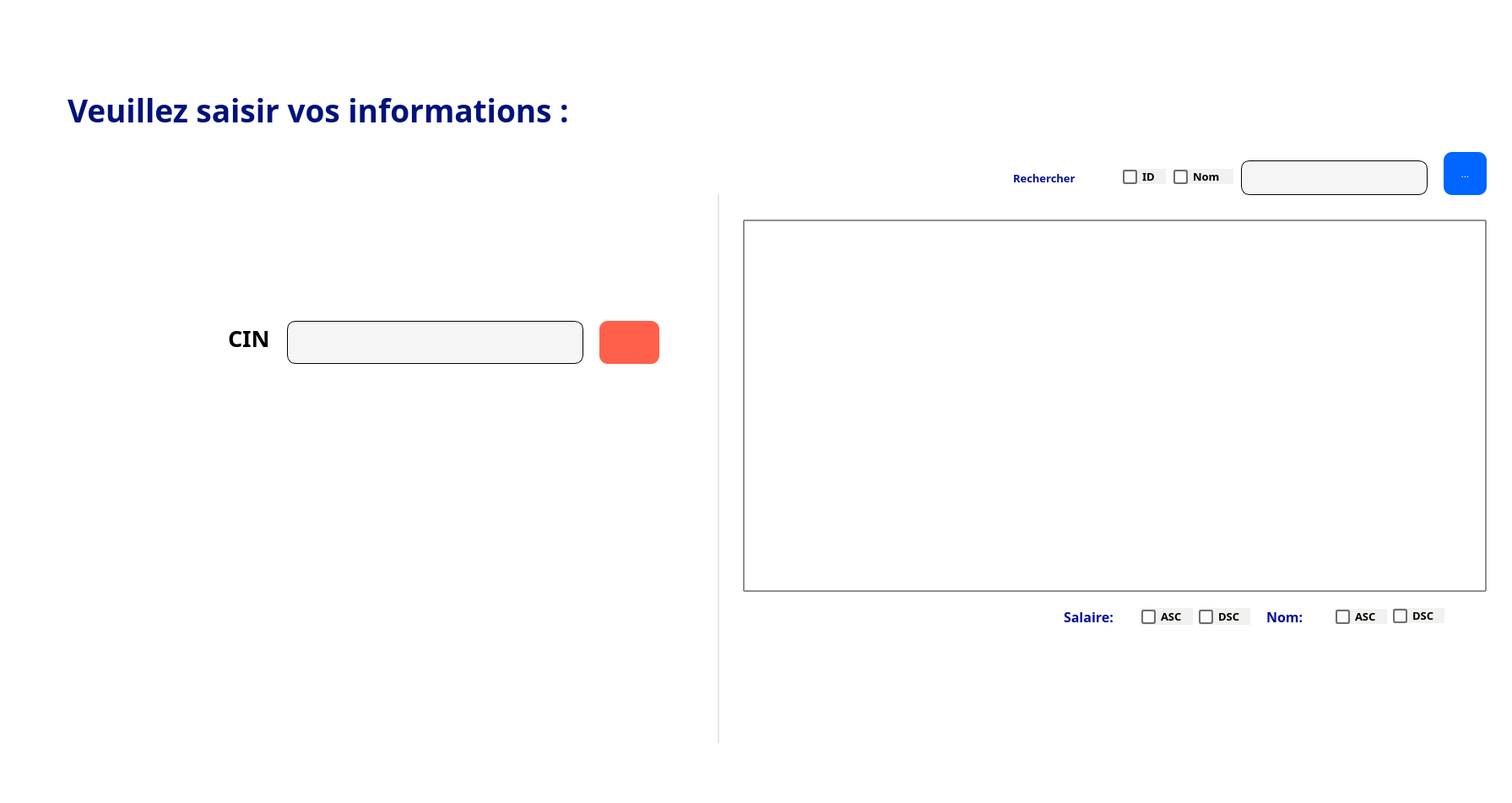
   <widget class="QFrame" name="frame_8">
    <property name="geometry">
     <rect>
      <x>-50</x>
      <y>360</y>
      <width>1791</width>
      <height>951</height>
     </rect>
    </property>
    <property name="font">
     <font>
      <family>Segoe UI Semibold</family>
      <pointsize>10</pointsize>
      <bold>true</bold>
     </font>
    </property>
    <property name="styleSheet">
     <string notr="true">border-radius:18px;
background:white;
</string>
    </property>
    <property name="frameShape">
     <enum>QFrame::StyledPanel</enum>
    </property>
    <property name="frameShadow">
     <enum>QFrame::Raised</enum>
    </property>
    <widget class="Line" name="line_4">
     <property name="geometry">
      <rect>
       <x>850</x>
       <y>230</y>
       <width>2</width>
       <height>650</height>
      </rect>
     </property>
     <property name="font">
      <font>
       <pointsize>2</pointsize>
      </font>
     </property>
     <property name="styleSheet">
      <string notr="true">background:rgb(231, 231, 231);</string>
     </property>
     <property name="orientation">
      <enum>Qt::Vertical</enum>
     </property>
    </widget>
    <widget class="QTableView" name="t_affichage">
     <property name="geometry">
      <rect>
       <x>880</x>
       <y>260</y>
       <width>881</width>
       <height>441</height>
      </rect>
     </property>
     <property name="styleSheet">
      <string notr="true">QTableView{border: 2px solid rgb(144, 144, 144);
border-radius:1px}

QScrollBar:horizontal {
background-color: #e0e0e0;
height: 10px;
border: none;
 margin: 1px;
border-radius:5px;
}
                                   QScrollBar::handle:horizontal {
                                   background-color:rgb(111, 169, 255);
                                   min-width: 14px;
border-radius:10px;
                                   }
                                   QScrollBar::add-line:horizontal {
                                   border: none;
                                   background-color: rgb(42, 92, 255);
                                   width: 0px;
                                  subcontrol-position: right;
                                  subcontrol-origin: margin;
border-radius:10px;
                                   }
                                   QScrollBar::sub-line:horizontal {
                                   border: none;
                                   background-color: rgb(224, 224, 224);
                                   width: 0px;
                                   subcontrol-position: left;
                                   subcontrol-origin: margin;
border-radius:10px;
                                   }
                                   QScrollBar::add-page:horizontal, QScrollBar::sub-page:horizontal {
                                   background-color: none;
border-radius:10px;
                                   }</string>
     </property>
    </widget>
    <widget class="QPushButton" name="pb_supprimer">
     <property name="geometry">
      <rect>
       <x>710</x>
       <y>380</y>
       <width>71</width>
       <height>51</height>
      </rect>
     </property>
     <property name="cursor">
      <cursorShape>PointingHandCursor</cursorShape>
     </property>
     <property name="styleSheet">
      <string notr="true">QPushButton::hover {
     background: rgb(203, 76, 59);
color:white;
border-radius: 10px;
 }

QPushButton {
    background:rgb(255, 96, 75);
   color:white;
    border-radius: 10px;
 }


</string>
     </property>
     <property name="text">
      <string/>
     </property>
     <property name="icon">
      <iconset>
       <normaloff>:/icon/icons/icons8-delete-trash-24.png</normaloff>:/icon/icons/icons8-delete-trash-24.png</iconset>
     </property>
     <property name="iconSize">
      <size>
       <width>50</width>
       <height>50</height>
      </size>
     </property>
    </widget>
    <widget class="QLabel" name="lab_c">
     <property name="geometry">
      <rect>
       <x>270</x>
       <y>370</y>
       <width>61</width>
       <height>61</height>
      </rect>
     </property>
     <property name="font">
      <font>
       <family>Yu Gothic UI Semibold</family>
       <pointsize>20</pointsize>
       <bold>true</bold>
      </font>
     </property>
     <property name="text">
      <string>CIN</string>
     </property>
    </widget>
    <widget class="QLineEdit" name="le_supprimer">
     <property name="geometry">
      <rect>
       <x>340</x>
       <y>380</y>
       <width>351</width>
       <height>51</height>
      </rect>
     </property>
     <property name="styleSheet">
      <string notr="true">border-radius: 10px;
background: #F5F5F5;
border: 1px solid #000000;
padding-bottom:7px;</string>
     </property>
    </widget>
    <widget class="QLabel" name="label_vs_3">
     <property name="geometry">
      <rect>
       <x>80</x>
       <y>90</y>
       <width>711</width>
       <height>81</height>
      </rect>
     </property>
     <property name="font">
      <font>
       <family>Segoe UI Semibold</family>
       <pointsize>28</pointsize>
       <bold>true</bold>
      </font>
     </property>
     <property name="styleSheet">
      <string notr="true">
color: rgb(0, 18, 122);</string>
     </property>
     <property name="text">
      <string>Veuillez saisir vos informations :</string>
     </property>
    </widget>
    <widget class="QToolButton" name="tb_refresh">
     <property name="geometry">
      <rect>
       <x>1710</x>
       <y>180</y>
       <width>51</width>
       <height>51</height>
      </rect>
     </property>
     <property name="cursor">
      <cursorShape>PointingHandCursor</cursorShape>
     </property>
     <property name="styleSheet">
      <string notr="true">QToolButton {
background:rgb(0, 102, 255);
color:white;
border-radius: 10px;
}

QToolButton::hover
{
background:rgb(0, 51, 162);
color:white;
border-radius: 10px;

}</string>
     </property>
     <property name="text">
      <string>...</string>
     </property>
     <property name="icon">
      <iconset resource="../../../2a8-smart-rdi-center-gestion-employes/ressources.qrc">
       <normaloff>:/icon/icons/icons8-refresh-100.png</normaloff>:/icon/icons/icons8-refresh-100.png</iconset>
     </property>
     <property name="iconSize">
      <size>
       <width>30</width>
       <height>30</height>
      </size>
     </property>
    </widget>
    <widget class="QFrame" name="frame_10">
     <property name="geometry">
      <rect>
       <x>1200</x>
       <y>710</y>
       <width>561</width>
       <height>41</height>
      </rect>
     </property>
     <property name="styleSheet">
      <string notr="true">
QFrame{
border-radius:5px;
border: 8px solid rgb(241, 239, 239);
background: rgb(241, 241, 240);

 }
/*
QFrame::hover{
border-radius:5px;
border: 2px solid rgb(195, 195, 195);
background: rgb(195, 195, 195);

 }*</string>
     </property>
     <property name="frameShape">
      <enum>QFrame::StyledPanel</enum>
     </property>
     <property name="frameShadow">
      <enum>QFrame::Raised</enum>
     </property>
     <widget class="QRadioButton" name="rb_salaire_asc">
      <property name="geometry">
       <rect>
        <x>152</x>
        <y>10</y>
        <width>61</width>
        <height>20</height>
       </rect>
      </property>
      <property name="font">
       <font>
        <family>Yu Gothic UI Semibold</family>
        <pointsize>10</pointsize>
        <bold>true</bold>
       </font>
      </property>
      <property name="cursor">
       <cursorShape>PointingHandCursor</cursorShape>
      </property>
      <property name="styleSheet">
       <string notr="true">QRadioButton::indicator { width: 13px; height: 13px; }
QRadioButton::indicator::unchecked { border: 2px solid rgb(109, 109, 109); border-radius: 3px; background-color:rgb(252, 252, 252);}
QRadioButton::indicator::checked { border: 2px solid rgb(0, 51, 162); border-radius: 3px; background-color:rgb(0, 51, 162);}
/*QRadioButton::indicator::hover { border: 2px solid rgb(97, 131, 255); border-radius: 3px; background-color:rgb(51, 139, 255);}*/

QRadioButton{
background: rgb(241, 241, 240);
}</string>
      </property>
      <property name="text">
       <string>ASC</string>
      </property>
     </widget>
     <widget class="QRadioButton" name="rb_nom_asc">
      <property name="geometry">
       <rect>
        <x>382</x>
        <y>11</y>
        <width>61</width>
        <height>18</height>
       </rect>
      </property>
      <property name="font">
       <font>
        <family>Yu Gothic UI Semibold</family>
        <pointsize>10</pointsize>
        <bold>true</bold>
       </font>
      </property>
      <property name="cursor">
       <cursorShape>PointingHandCursor</cursorShape>
      </property>
      <property name="styleSheet">
       <string notr="true">QRadioButton::indicator { width: 13px; height: 13px; }
QRadioButton::indicator::unchecked { border: 2px solid rgb(109, 109, 109); border-radius: 3px; background-color:rgb(252, 252, 252);}
QRadioButton::indicator::checked { border: 2px solid rgb(0, 51, 162); border-radius: 3px; background-color:rgb(0, 51, 162);}
/*
QRadioButton::indicator::hover { border: 2px solid rgb(97, 131, 255); border-radius: 3px; background-color:rgb(252, 252, 252);}*/

QRadioButton{
background: rgb(241, 241, 240);
}</string>
      </property>
      <property name="text">
       <string>ASC</string>
      </property>
     </widget>
     <widget class="QLabel" name="label_6">
      <property name="geometry">
       <rect>
        <x>-10</x>
        <y>0</y>
        <width>61</width>
        <height>41</height>
       </rect>
      </property>
      <property name="styleSheet">
       <string notr="true">

QLabel{
image: url(:/icon/icons/output-onlinepngtools.png);
 }
QLabel::hover{


image: url(:/icon/icons/output-onlinepngtools.png);

 }</string>
      </property>
      <property name="text">
       <string/>
      </property>
     </widget>
     <widget class="QLabel" name="label_7">
      <property name="geometry">
       <rect>
        <x>300</x>
        <y>0</y>
        <width>71</width>
        <height>41</height>
       </rect>
      </property>
      <property name="font">
       <font>
        <family>Yu Gothic UI Semibold</family>
        <pointsize>12</pointsize>
        <bold>true</bold>
       </font>
      </property>
      <property name="styleSheet">
       <string notr="true">color:rgb(0, 15, 154);</string>
      </property>
      <property name="text">
       <string>Nom:</string>
      </property>
     </widget>
     <widget class="QRadioButton" name="rb_nom_dsc">
      <property name="geometry">
       <rect>
        <x>450</x>
        <y>10</y>
        <width>61</width>
        <height>18</height>
       </rect>
      </property>
      <property name="font">
       <font>
        <family>Yu Gothic UI Semibold</family>
        <pointsize>10</pointsize>
        <bold>true</bold>
       </font>
      </property>
      <property name="cursor">
       <cursorShape>PointingHandCursor</cursorShape>
      </property>
      <property name="styleSheet">
       <string notr="true">QRadioButton::indicator { width: 13px; height: 13px; }
QRadioButton::indicator::unchecked { border: 2px solid rgb(109, 109, 109); border-radius: 3px; background-color:rgb(252, 252, 252);}
QRadioButton::indicator::checked { border: 2px solid rgb(0, 51, 162); border-radius: 3px; background-color:rgb(0, 51, 162);}
/*
QRadioButton::indicator::hover { border: 2px solid rgb(97, 131, 255); border-radius: 3px; background-color:rgb(252, 252, 252);}*/

QRadioButton{
background: rgb(241, 241, 240);
}</string>
      </property>
      <property name="text">
       <string>DSC</string>
      </property>
     </widget>
     <widget class="QLabel" name="label_10">
      <property name="geometry">
       <rect>
        <x>60</x>
        <y>0</y>
        <width>91</width>
        <height>41</height>
       </rect>
      </property>
      <property name="font">
       <font>
        <family>Yu Gothic UI Semibold</family>
        <pointsize>12</pointsize>
        <bold>true</bold>
       </font>
      </property>
      <property name="styleSheet">
       <string notr="true">color:rgb(0, 15, 154);</string>
      </property>
      <property name="text">
       <string>Salaire:</string>
      </property>
     </widget>
     <widget class="QRadioButton" name="rb_salaire_dsc">
      <property name="geometry">
       <rect>
        <x>220</x>
        <y>10</y>
        <width>61</width>
        <height>20</height>
       </rect>
      </property>
      <property name="font">
       <font>
        <family>Yu Gothic UI Semibold</family>
        <pointsize>10</pointsize>
        <bold>true</bold>
       </font>
      </property>
      <property name="cursor">
       <cursorShape>PointingHandCursor</cursorShape>
      </property>
      <property name="styleSheet">
       <string notr="true">QRadioButton::indicator { width: 13px; height: 13px; }
QRadioButton::indicator::unchecked { border: 2px solid rgb(109, 109, 109); border-radius: 3px; background-color:rgb(252, 252, 252);}
QRadioButton::indicator::checked { border: 2px solid rgb(0, 51, 162); border-radius: 3px; background-color:rgb(0, 51, 162);}
/*QRadioButton::indicator::hover { border: 2px solid rgb(97, 131, 255); border-radius: 3px; background-color:rgb(252, 252, 252);}*/

QRadioButton{
background: rgb(241, 241, 240);
}</string>
      </property>
      <property name="text">
       <string>DSC</string>
      </property>
     </widget>
    </widget>
    <widget class="QLabel" name="lab_error">
     <property name="geometry">
      <rect>
       <x>340</x>
       <y>470</y>
       <width>411</width>
       <height>61</height>
      </rect>
     </property>
     <property name="font">
      <font>
       <family>Yu Gothic UI Semibold</family>
       <pointsize>14</pointsize>
       <bold>true</bold>
      </font>
     </property>
     <property name="styleSheet">
      <string notr="true">background:none</string>
     </property>
     <property name="text">
      <string/>
     </property>
    </widget>
    <widget class="QFrame" name="fr_supprimer">
     <property name="geometry">
      <rect>
       <x>340</x>
       <y>460</y>
       <width>431</width>
       <height>91</height>
      </rect>
     </property>
     <property name="font">
      <font>
       <family>Yu Gothic UI Semibold</family>
       <pointsize>12</pointsize>
       <bold>true</bold>
      </font>
     </property>
     <property name="styleSheet">
      <string notr="true">color:black</string>
     </property>
     <property name="frameShape">
      <enum>QFrame::StyledPanel</enum>
     </property>
     <property name="frameShadow">
      <enum>QFrame::Raised</enum>
     </property>
    </widget>
    <widget class="QFrame" name="frame_34">
     <property name="geometry">
      <rect>
       <x>1200</x>
       <y>190</y>
       <width>491</width>
       <height>41</height>
      </rect>
     </property>
     <property name="styleSheet">
      <string notr="true">
QFrame{
border-radius:5px;
border: 8px solid rgb(241, 239, 239);
background: rgb(241, 241, 240);

 }
/*
QFrame::hover{
border-radius:5px;
border: 2px solid rgb(195, 195, 195);
background: rgb(195, 195, 195);

 }*</string>
     </property>
     <property name="frameShape">
      <enum>QFrame::StyledPanel</enum>
     </property>
     <property name="frameShadow">
      <enum>QFrame::Raised</enum>
     </property>
     <widget class="QRadioButton" name="rb_id_Emp_3">
      <property name="geometry">
       <rect>
        <x>130</x>
        <y>10</y>
        <width>51</width>
        <height>18</height>
       </rect>
      </property>
      <property name="font">
       <font>
        <family>Yu Gothic UI Semibold</family>
        <pointsize>10</pointsize>
        <bold>true</bold>
       </font>
      </property>
      <property name="cursor">
       <cursorShape>PointingHandCursor</cursorShape>
      </property>
      <property name="styleSheet">
       <string notr="true">QRadioButton::indicator { width: 13px; height: 13px; }
QRadioButton::indicator::unchecked { border: 2px solid rgb(109, 109, 109); border-radius: 3px; background-color:rgb(252, 252, 252);}
QRadioButton::indicator::checked { border: 2px solid rgb(0, 51, 162); border-radius: 3px; background-color:rgb(0, 51, 162);}
/*
QRadioButton::indicator::hover { border: 2px solid rgb(97, 131, 255); border-radius: 3px; background-color:rgb(252, 252, 252);}*/

QRadioButton{
background: rgb(241, 241, 240);
}</string>
      </property>
      <property name="text">
       <string>ID</string>
      </property>
     </widget>
     <widget class="QLabel" name="label_32">
      <property name="geometry">
       <rect>
        <x>0</x>
        <y>0</y>
        <width>121</width>
        <height>41</height>
       </rect>
      </property>
      <property name="font">
       <font>
        <family>Yu Gothic UI Semibold</family>
        <pointsize>10</pointsize>
        <bold>true</bold>
       </font>
      </property>
      <property name="styleSheet">
       <string notr="true">color:rgb(0, 15, 154);</string>
      </property>
      <property name="text">
       <string>Rechercher</string>
      </property>
     </widget>
     <widget class="QLineEdit" name="lineEdit_searchEmp">
      <property name="geometry">
       <rect>
        <x>270</x>
        <y>0</y>
        <width>221</width>
        <height>41</height>
       </rect>
      </property>
      <property name="styleSheet">
       <string notr="true">border-radius: 10px;
background: #F5F5F5;
border: 1px solid #000000;
padding-bottom:7px;</string>
      </property>
      <property name="maxLength">
       <number>50</number>
      </property>
     </widget>
     <widget class="QRadioButton" name="rb_nom_Emp_3">
      <property name="geometry">
       <rect>
        <x>190</x>
        <y>10</y>
        <width>71</width>
        <height>18</height>
       </rect>
      </property>
      <property name="font">
       <font>
        <family>Yu Gothic UI Semibold</family>
        <pointsize>10</pointsize>
        <bold>true</bold>
       </font>
      </property>
      <property name="cursor">
       <cursorShape>PointingHandCursor</cursorShape>
      </property>
      <property name="styleSheet">
       <string notr="true">QRadioButton::indicator { width: 13px; height: 13px; }
QRadioButton::indicator::unchecked { border: 2px solid rgb(109, 109, 109); border-radius: 3px; background-color:rgb(252, 252, 252);}
QRadioButton::indicator::checked { border: 2px solid rgb(0, 51, 162); border-radius: 3px; background-color:rgb(0, 51, 162);}
/*
QRadioButton::indicator::hover { border: 2px solid rgb(97, 131, 255); border-radius: 3px; background-color:rgb(252, 252, 252);}*/

QRadioButton{
background: rgb(241, 241, 240);
}</string>
      </property>
      <property name="text">
       <string>Nom</string>
      </property>
     </widget>
    </widget>
    <zorder>fr_supprimer</zorder>
    <zorder>line_4</zorder>
    <zorder>t_affichage</zorder>
    <zorder>pb_supprimer</zorder>
    <zorder>lab_c</zorder>
    <zorder>le_supprimer</zorder>
    <zorder>label_vs_3</zorder>
    <zorder>tb_refresh</zorder>
    <zorder>frame_10</zorder>
    <zorder>lab_error</zorder>
    <zorder>frame_34</zorder>
   </widget>
